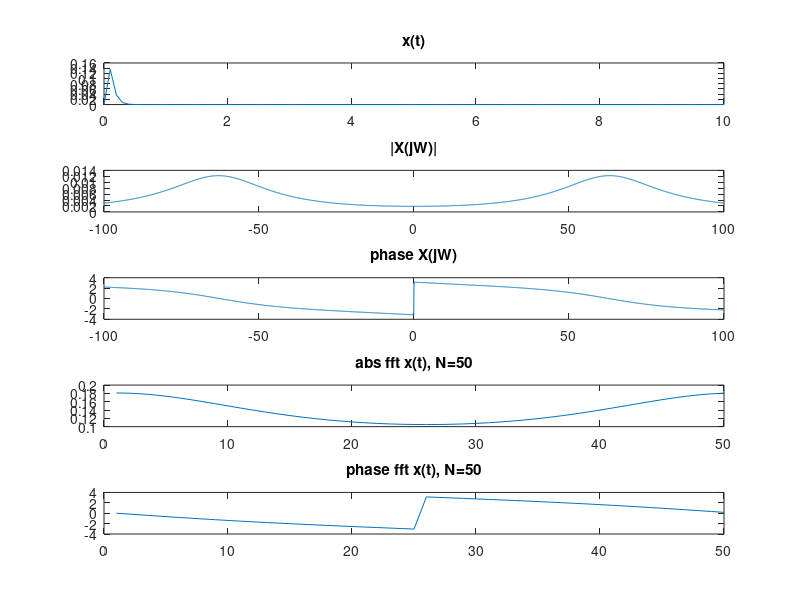

Reproduce this figure in MATLAB.
% QuyenHua
% EE6713
% M8
% P7.27

clear all
close all

t = 0:0.1:10;

W = -100:0.1:100;

xt = 10.*t.*exp(-20*t).*cos(20*pi*t);
xjw = 5./(i*(W+20*pi) + 20).^2 + 5./(i*(W-20*pi) + 20).^2;
subplot(5,1,1)
plot(t,xt)
title('x(t)')
subplot(5,1,2)
plot(W,abs(xjw))
title('|X(jW)|')
subplot(5,1,3)
plot(W,angle(xjw));
title('phase X(jW)')

x_fft = fft(xt,50);
subplot(5,1,4);
plot(abs(x_fft))
title('abs fft x(t), N=50')
subplot(5,1,5);
plot(angle(x_fft));
title('phase fft x(t), N=50')